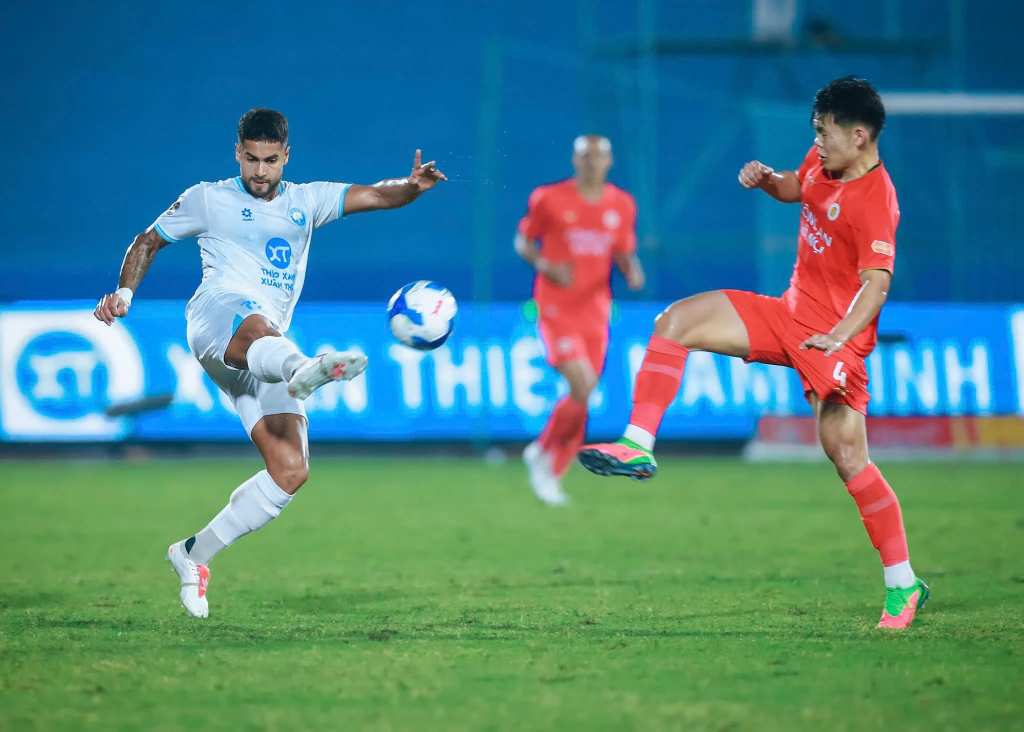
#> input picture outputs/09.11.2026/images/Tin_01_6.jpg, 2048 x 1463 px (shown at 1/2 size)
$ python collect_weekly_images_09_11.py
#> lines starting #> are read from the running program, lines starting #| are printed output that depends on the picture
#!/usr/bin/env python3
# -*- coding: utf-8 -*-
"""
collect_weekly_images_09_11.py — Kế thừa và thu thập trọn bộ ~202 ảnh cho 25 bản tin tuần 09.11.2026
Đồng thời tạo Contact Sheet QA 25 cảnh và 5 bảng Overview tổng hợp.
"""

import sys
sys.dont_write_bytecode = True

import os
import io
import time
import json
import shutil
import threading
from concurrent.futures import ThreadPoolExecutor, as_completed
from pathlib import Path
from typing import Dict, Any, List, Optional, Tuple

import requests
from PIL import Image, ImageDraw, ImageFont
from ddgs import DDGS

ROOT = Path(__file__).resolve().parent.parent
DAY_DIR = ROOT / "outputs" / "09.11.2026"
IMG_DIR = DAY_DIR / "images"
QA_DIR = DAY_DIR / "qa"
CACHE_DIR = Path.home() / "Library" / "Caches" / "DiemDoc" / "weekly_0911"
QCACHE_PATH = CACHE_DIR / "query_cache.json"

for d in (DAY_DIR, IMG_DIR, QA_DIR, CACHE_DIR):
    d.mkdir(parents=True, exist_ok=True)

MIN_RATIO = 1.15
MIN_WIDTH = 750
NEG_KW = " -game -mobile -esports -wallpaper -pes -fifa23 -eafc -vecteezy -shutterstock -alamy -gettyimages -dreamstime -istockphoto -cartoon -drawing -render -collage -logo -banner -shopee -lazada -tiki -product -shop"

BLOCKED_HOSTS = [
    "alamy", "gettyimages", "istockphoto", "shutter", "dreamstime", "123rf",
    "depositphotos", "stock.adobe", "freepik", "pinterest", "facebook.",
    "instagram.", "tiktok", "wallpaper", "alphacoders", "deviantart",
    "futbin", "futhead", "sofifa", "vectorstock", "storyblocks", "picfair",
    "vecteezy", "bigstock", "ebay", "etsy", "redbubble", "teepublic",
    "society6", "displate", "ytimg", "pngtree", "cgtrader", "footyheadlines",
    "webcamsus", "twimg", "idman.biz", "hudl", "videoblocks", "ftcdn",
    "fotolia", "huggingface", "hf.co", "pond5", "mixkit", "motionarray",
    "collage", "forum", "pinimg", "chatgpt", "screen_shot", "screenshot",
    "illustration", "sequence", "givemesportimages", "static-media.fox.com",
    "the18.com", "motionbgs", "watermark", "shopee", "lazada", "tiki",
    "susercontent", "alicdn", "taobao", "amazon"
]

UA = ("Mozilla/5.0 (Macintosh; Intel Mac OS X 10_15_7) AppleWebKit/537.36 "
      "(KHTML, like Gecko) Chrome/128.0.0.0 Safari/537.36")


# [8 lines left out: function ahash, not called in this run]


def hamming(a: int, b: int) -> int:
    return bin(a ^ b).count("1")


def load_json(path: Path, default: Any) -> Any:
    if path.exists():
        try:
            return json.loads(path.read_text(encoding="utf-8"))
        except Exception:
            return default
    return default


def save_json(path: Path, data: Any):
    path.write_text(json.dumps(data, ensure_ascii=False, indent=2), encoding="utf-8")


def host_blocked(url: str) -> bool:
    low = url.lower()
    return any(b in low for b in BLOCKED_HOSTS) or "watermark" in low


def is_valid_image(p: Path) -> bool:
    if not p.exists() or p.stat().st_size < 25_000:
        return False
    try:
        with Image.open(p) as img:
            w, h = img.size
            if w < MIN_WIDTH or h == 0 or (w / h) < MIN_RATIO:
                return False
        return True
    except Exception:
        return False


class ImageCollector:
    def __init__(self):
        self.qcache = load_json(QCACHE_PATH, {})
        self.lock = threading.Lock()
        self.scene_hashes: Dict[int, List[int]] = {}

    def search(self, query: str) -> List[Dict[str, Any]]:
        clean_q = query.strip()
        key = clean_q + "|" + NEG_KW
        with self.lock:
            if key in self.qcache and self.qcache[key]:
                return self.qcache[key]

        for attempt in range(3):
            try:
                time.sleep(0.3)
                with DDGS() as ddgs:
                    res = ddgs.images(
                        clean_q + NEG_KW,
                        region="us-en",
                        safesearch="off",
                        size="Large",
                        layout="Wide",
                        max_results=30
                    )
                res = list(res)
                if res:
                    with self.lock:
                        self.qcache[key] = res
                        save_json(QCACHE_PATH, self.qcache)
                    return res
                time.sleep(1.0)
            except Exception:
                time.sleep(1.5 * (attempt + 1))
        return []

    # [20 lines left out: function fetch, not called in this run]

    def collect_slot(self, record: Dict[str, Any]) -> bool:
        sc_id = record["scene_id"]
        fname = record["file_name"]
        out_path = IMG_DIR / fname

        if is_valid_image(out_path):
            try:
                with Image.open(out_path) as im:
                    h = ahash(im)
                    with self.lock:
                        self.scene_hashes.setdefault(sc_id, []).append(h)
                return True
            except Exception:
                pass

        queries = [record["query"]]
        words = record["query"].split()
        if len(words) > 4:
            queries.append(" ".join(words[:4]) + " match action editorial")
            queries.append(" ".join(words[:3]) + " high resolution photo")

        for q in queries:
            cands = self.search(q)
            cands.sort(key=lambda c: int(c.get("width") or 0), reverse=True)

            for cand in cands[:25]:
                u = cand.get("image")
                if not u or host_blocked(u):
                    continue
                img = self.fetch(u)
                if img is None:
                    continue

                h = ahash(img)
                with self.lock:
                    existing_hashes = self.scene_hashes.get(sc_id, [])
                    is_duplicate = any(hamming(h, eh) <= 6 for eh in existing_hashes)
                    if is_duplicate:
                        continue
                    existing_hashes.append(h)
                    self.scene_hashes[sc_id] = existing_hashes

                img.save(out_path, format="JPEG", quality=95, optimize=True)
                return True

        return False


def copy_inherited_images():
    """Kế thừa ảnh đã duyệt QA từ outputs/Orther/."""
    print("=== [BƯỚC 1] KẾ THỪA ẢNH TỪ OUTPUTS/ORTHER ===")

    inherited_map = {
        # Tin 1: Ronaldo giã từ ĐTQG (12 ảnh từ 06.11.2026 Tin_01)
        1: [ROOT / "outputs" / "Orther" / "06.11.2026" / "images" / f"Tin_01_{i}.jpg" for i in range(1, 13)],
        # Tin 2: Góc khuất Ronaldo Jorge Jesus (10 ảnh từ 06.11.2026 Tin_02)
        2: [ROOT / "outputs" / "Orther" / "06.11.2026" / "images" / f"Tin_02_{i}.jpg" for i in range(1, 11)],
        # Tin 3: Como 9-1 Lens (12 ảnh từ 05.11.2026 Tin_02)
        3: [ROOT / "outputs" / "Orther" / "05.11.2026" / "images" / f"Tin_02_{i}.jpg" for i in range(1, 13)],
        # Tin 4: Real Madrid 3-2 AEK Athens (12 ảnh từ 05.11.2026 Tin_01)
        4: [ROOT / "outputs" / "Orther" / "05.11.2026" / "images" / f"Tin_01_{i}.jpg" for i in range(1, 13)],
        # Tin 5: Haaland Leipzig 3-2 (6 ảnh từ 05.11.2026 Tin_03)
        5: [ROOT / "outputs" / "Orther" / "05.11.2026" / "images" / f"Tin_03_{i}.jpg" for i in range(1, 7)],
        # Tin 6: Liverpool Fenerbahce 2-3 (6 ảnh từ 05.11.2026 Tin_04)
        6: [ROOT / "outputs" / "Orther" / "05.11.2026" / "images" / f"Tin_04_{i}.jpg" for i in range(1, 7)],
        # Tin 7: Nottingham 3-1 Man City (12 ảnh từ 08.11.2026 Tin_01)
        7: [ROOT / "outputs" / "Orther" / "08.11.2026" / "images" / f"Tin_01_{i}.jpg" for i in range(1, 13)],
        # Tin 8: Man Utd thứ 18 (9 ảnh từ 08.11.2026 Tin_02)
        8: [ROOT / "outputs" / "Orther" / "08.11.2026" / "images" / f"Tin_02_{i}.jpg" for i in range(1, 10)],
        # Tin 12: Jesús de Miguel qua đời (10 ảnh từ 04.11.2026 Tin_02 & 03)
        12: [
            ROOT / "outputs" / "Orther" / "04.11.2026" / "images" / "Tin_02_1.jpg",
            ROOT / "outputs" / "Orther" / "04.11.2026" / "images" / "Tin_02_2.jpg",
            ROOT / "outputs" / "Orther" / "04.11.2026" / "images" / "Tin_02_3.jpg",
            ROOT / "outputs" / "Orther" / "04.11.2026" / "images" / "Tin_02_4.jpg",
            ROOT / "outputs" / "Orther" / "04.11.2026" / "images" / "Tin_02_5.jpg",
            ROOT / "outputs" / "Orther" / "04.11.2026" / "images" / "Tin_03_1.jpg",
            ROOT / "outputs" / "Orther" / "04.11.2026" / "images" / "Tin_03_2.jpg",
            ROOT / "outputs" / "Orther" / "04.11.2026" / "images" / "Tin_03_3.jpg",
            ROOT / "outputs" / "Orther" / "04.11.2026" / "images" / "Tin_03_4.jpg",
            ROOT / "outputs" / "Orther" / "04.11.2026" / "images" / "Tin_03_5.jpg",
        ],
        # Tin 13: Bi kịch va chạm sân cỏ (6 ảnh từ 04.11.2026 Tin_04)
        13: [ROOT / "outputs" / "Orther" / "04.11.2026" / "images" / f"Tin_04_{i}.jpg" for i in range(1, 7)],
        # Tin 14: 51 thẻ đỏ Brazil (6 ảnh từ 04.11.2026 Tin_01)
        14: [ROOT / "outputs" / "Orther" / "04.11.2026" / "images" / f"Tin_01_{i}.jpg" for i in range(1, 7)],
        # Tin 15: Bóng đá xe đạp Cycle-ball (6 ảnh từ 07.11.2026 Tin_01)
        15: [ROOT / "outputs" / "Orther" / "07.11.2026" / "images" / f"Tin_01_{i}.jpg" for i in range(1, 7)],
    }

    copied = 0
    for sc_id, src_list in inherited_map.items():
        for i, src in enumerate(src_list, 1):
            dst = IMG_DIR / f"Tin_{sc_id:02d}_{i}.jpg"
            if src.exists():
                shutil.copy2(src, dst)
                copied += 1
            else:
                print(f"  [CẢNH BÁO] Không tìm thấy ảnh nguồn: {src}")
    print(f"[OK] Đã kế thừa thành công {copied} ảnh sạch từ outputs/Orther/\n")


def build_plan_and_collect_new():
    """Lập danh sách truy vấn tìm ảnh mới và thu thập qua DDGS."""
    queries_for_new = {
        # Tin 8 bổ sung 3 ảnh: trận MU 4-4 Aston Villa
        (8, 10): "Joshua Zirkzee goal Aston Villa 4-4 2026 Manchester United",
        (8, 11): "Patrick Dorgu equalizer 90+6 Manchester United Aston Villa",
        (8, 12): "Manchester United vs Aston Villa 4-4 Old Trafford celebration",

        # Tin 9: Barcelona thắng ngược Atletico Madrid 2-1 (10 ảnh)
        (9, 1): "Fermin Lopez celebration Atletico Madrid Barcelona 2-1 Metropolitano",
        (9, 2): "Fermin Lopez goal Atletico Madrid vs Barcelona La Liga",
        (9, 3): "Atletico Madrid vs Barcelona Metropolitano 2026 match action",
        (9, 4): "Giuliano Simeone goal celebration Atletico Madrid Barcelona",
        (9, 5): "Hansi Flick Barcelona coach Metropolitano match",
        (9, 6): "Diego Simeone Atletico Madrid match Barcelona",
        (9, 7): "Lamine Yamal match action Atletico Madrid vs Barcelona",
        (9, 8): "Real Madrid vs Valencia Mestalla 3-0 2026 match",
        (9, 9): "Kylian Mbappe goal celebration Valencia Real Madrid 3-0",
        (9, 10): "Arda Guler Federico Valverde Valencia Real Madrid",

        # Tin 10: Chelsea thua sốc Sunderland 0-1 (6 ảnh)
        (10, 1): "Chelsea vs Sunderland 0-1 Premier League 2026 match",
        (10, 2): "Sunderland goal celebration Chelsea Stamford Bridge",
        (10, 3): "Cole Palmer Chelsea vs Sunderland disappointed",
        (10, 4): "VAR check controversy Premier League Chelsea Sunderland",
        (10, 5): "Enzo Fernandez Chelsea vs Sunderland action",
        (10, 6): "Sunderland players celebration victory Chelsea",

        # Tin 11: RB Leipzig 6-0 Frankfurt, Dortmund 2-2 Bremen (6 ảnh)
        (11, 1): "RB Leipzig 6-0 Eintracht Frankfurt Bundesliga celebration",
        (11, 2): "Benjamin Sesko RB Leipzig vs Frankfurt match",
        (11, 3): "Xavi Simons RB Leipzig vs Eintracht Frankfurt action",
        (11, 4): "Borussia Dortmund vs Werder Bremen 2-2 Signal Iduna Park",
        (11, 5): "Serhou Guirassy Borussia Dortmund vs Werder Bremen",
        (11, 6): "Dortmund players disappointed Werder Bremen draw",

        # Tin 16: ĐT Việt Nam triệu tập Olaha Mạnh Đức đấu Casper Cup (10 ảnh)
        (16, 1): "HLV Kim Sang-sik doi tuyen Viet Nam luyen tap",
        (16, 2): "Michael Olaha SLNA thi dau V-League",
        (16, 3): "Michael Olaha an mung ban thang SLNA",
        (16, 4): "Kyle Colonna Lương Chí Khải Ha Noi FC V-League",
        (16, 5): "Luong Chi Khai Kyle Colonna trung ve Viet kieu",
        (16, 6): "Doi tuyen Viet Nam tap luyen chuan bi Casper Cup",
        (16, 7): "San van dong Thien Truong Nam Dinh khan dai",
        (16, 8): "Nguyen Tien Linh doi tuyen Viet Nam tap luyen",
        (16, 9): "Quang Hai doi tuyen Viet Nam tap luyen",
        (16, 10): "Kim Sang-sik hop bao doi tuyen Viet Nam",

        # Tin 17: Nam Định giữ vững ngôi đầu, HAGL thoát đáy bảng (10 ảnh)
        (17, 1): "Thep Xanh Nam Dinh an mung chien thang Thien Truong",
        (17, 2): "CLB Nam Dinh vs Hong Linh Ha Tinh 2-1 V-League",
        (17, 3): "HLV Vu Hong Viet Thep Xanh Nam Dinh chi dao",
        (17, 4): "Hoang Anh Gia Lai an mung chien thang Pleiku",
        (17, 5): "HAGL vs Ha Noi FC 2-1 Pleiku V-League",
        (17, 6): "Chau Ngoc Quang HAGL thi dau Ha Noi FC",
        (17, 7): "Tran Minh Vuong HAGL thi dau Pleiku",
        (17, 8): "Cau thu Ha Noi FC that vong Pleiku",
        (17, 9): "Co dong vien Thep Xanh Nam Dinh Thien Truong",
        (17, 10): "Co dong vien HAGL san van dong Pleiku",

        # Tin 18: Công Phượng tỏa sáng giúp Đồng Nai thắng đầu tay (6 ảnh)
        (18, 1): "Nguyen Cong Phuong thi dau Dong Nai Truong Tuoi",
        (18, 2): "Cong Phuong an mung ban thang phat den",
        (18, 3): "Cong Phuong di bong giai hang Nhat",
        (18, 4): "CLB Dong Nai an mung chien thang SHB Da Nang",
        (18, 5): "Cong Phuong ao dau cau lac bo moi",
        (18, 6): "Nguyen Cong Phuong tap luyen san co",

        # Tin 19: Thể Công Viettel hòa Thanh Hóa 1-1 (6 ảnh)
        (19, 1): "The Cong Viettel vs Dong A Thanh Hoa 1-1 Hang Day",
        (19, 2): "Thu mon Nguyen Van Viet The Cong Viettel",
        (19, 3): "The do Nguyen Ba Tien Thanh Hoa The Cong Viettel",
        (19, 4): "Khuat Van Khang The Cong Viettel thi dau",
        (19, 5): "HLV Velizar Popov Thanh Hoa chi dao Hang Day",
        (19, 6): "Cau thu The Cong Viettel that vong chia diem",

        # Tin 20: CLB nữ TP.HCM dừng bước trước đại diện Hàn Quốc cúp C1 (6 ảnh)
        (20, 1): "CLB nu TP Ho Chi Minh AFC Women Champions League",
        (20, 2): "Huynh Nhu thi dau CLB nu TP Ho Chi Minh cup C1",
        (20, 3): "Hwacheon KSPO vs Ho Chi Minh City Women match",
        (20, 4): "Huynh Nhu an mung ban thang nu TP HCM",
        (20, 5): "Doi hinh CLB nu TP Ho Chi Minh chau A",
        (20, 6): "Co dong vien CLB bong da nu TP Ho Chi Minh",

        # Tin 21: Chia tay chảo lửa Long An trước ngày tháo dỡ (6 ảnh)
        (21, 1): "San van dong Long An khan dai co dong vien",
        (21, 2): "San van dong Long An chao lua mien Tay",
        (21, 3): "Tran cau chia tay san van dong Long An",
        (21, 4): "Co dong vien Dong Tam Long An tren khan dai",
        (21, 5): "San van dong Long An nhin tu tren cao",
        (21, 6): "Hinh anh lich su CLB Dong Tam Long An san nha",

        # Tin 22: Trần Quyết Chiến hạ Cho Myung-woo 50-23 (6 ảnh)
        (22, 1): "Tran Quyet Chien World Cup 3 Cushion Yanggu 2026",
        (22, 2): "Tran Quyet Chien danh bai Cho Myung-woo 50-23",
        (22, 3): "Cho Myung-woo World Cup Yanggu Korea Billiards",
        (22, 4): "Tran Quyet Chien carom 3 bang the gioi",
        (22, 5): "Tran Quyet Chien an mung chien thang billiards",
        (22, 6): "Dick Jaspers vs Tran Quyet Chien World Cup",

        # Tin 23: Carlos Alcaraz vô địch Paris Masters 2026 (6 ảnh)
        (23, 1): "Carlos Alcaraz champion Paris Masters 2026 trophy",
        (23, 2): "Carlos Alcaraz vs Ben Shelton final Paris Masters",
        (23, 3): "Carlos Alcaraz celebration Paris Masters 2026",
        (23, 4): "Ben Shelton Paris Masters final 2026 tennis",
        (23, 5): "Carlos Alcaraz forehand Paris Masters indoor",
        (23, 6): "Carlos Alcaraz trophy ceremony Paris Masters",

        # Tin 24: F1 Brazil GP: Lando Norris thắng dưới mưa, Mercedes vô địch sớm (6 ảnh)
        (24, 1): "Lando Norris McLaren winner Brazil GP 2026 Interlagos",
        (24, 2): "Lando Norris wet race celebration Brazil Grand Prix",
        (24, 3): "Mercedes F1 team World Constructors Championship 2026",
        (24, 4): "Interlagos rain race Brazil GP 2026 Formula 1",
        (24, 5): "Lando Norris podium champagne Brazil Grand Prix",
        (24, 6): "George Russell Lewis Hamilton Mercedes celebration 2026",

        # Tin 25: Trần Thị Thanh Thúy chuẩn bị rời Nhật Bản (6 ảnh)
        (25, 1): "Tran Thi Thanh Thuy Gunma Green Wings Japan",
        (25, 2): "Tran Thi Thanh Thuy bong chuyen nu Viet Nam",
        (25, 3): "Thanh Thuy đập bóng Gunma Green Wings",
        (25, 4): "Tran Thi Thanh Thuy an mung Gunma Green Wings",
        (25, 5): "Thanh Thuy doi tuyen bong chuyen nu Viet Nam",
        (25, 6): "Tran Thi Thanh Thuy VTV Binh Dien Long An",
    }

    records = []
    for (sc_id, idx), q in queries_for_new.items():
        records.append({
            "scene_id": sc_id,
            "image_index": idx,
            "file_name": f"Tin_{sc_id:02d}_{idx}.jpg",
            "query": q
        })

    # Lưu image_plan.json
    plan_path = DAY_DIR / "image_plan.json"
    save_json(plan_path, {"total_slots": len(records), "records": records})
    print(f"=== [BƯỚC 2] THU THẬP {len(records)} ẢNH MỚI QUA DDGS ===")

    collector = ImageCollector()
    success = 0
    with ThreadPoolExecutor(max_workers=3) as executor:
        f_map = {executor.submit(collector.collect_slot, r): r for r in records}
        for f in as_completed(f_map):
            r = f_map[f]
            sc_id, fname = r["scene_id"], r["file_name"]
            try:
                ok = f.result()
                if ok:
                    success += 1
                    print(f"  [OK] Scene {sc_id:02d} -> {fname}", flush=True)
                else:
                    print(f"  [FAIL] Scene {sc_id:02d} -> {fname} (query: {r['query']})", flush=True)
            except Exception as e:
                print(f"  [ERR] Scene {sc_id:02d} -> {fname} ({e})", flush=True)
#> (the call stopped at in search, `with DDGS() as ddgs:`: ddgs is not available in this run)

    print(f"[HOÀN THÀNH BƯỚC 2] Tải thành công {success}/{len(records)} ảnh mới.\n")


def generate_contact_sheets():
    """Tạo Contact Sheet QA cho 25 cảnh và 5 bảng Overview tổng hợp."""
    print("=== [BƯỚC 3] TẠO CONTACT SHEET QA (25 SCENES & 5 OVERVIEWS) ===")

    thethao_path = DAY_DIR / "thethao.json"
    items = load_json(thethao_path, [])
    titles_map = {it["id"]: it["title"] for it in items}

    # Font setup
    font_path = ROOT / "assets" / "fonts" / "Be_Vietnam_Pro" / "BeVietnamPro-Bold.ttf"
    if not font_path.exists():
        font_path = ROOT / "assets" / "fonts" / "Roboto" / "Roboto-Bold.ttf"

    try:
        title_font = ImageFont.truetype(str(font_path), 22)
        font = ImageFont.truetype(str(font_path), 14)
        ov_title_font = ImageFont.truetype(str(font_path), 28)
    except Exception:
        title_font = font = ov_title_font = ImageFont.load_default()

    overview_scenes = {}

    for sid in range(1, 26):
        imgs = sorted(list(IMG_DIR.glob(f"Tin_{sid:02d}_*.jpg")), key=lambda p: int(p.stem.split("_")[-1]))
        if not imgs:
            continue

        cols = 4 if len(imgs) >= 8 else 3
        rows = (len(imgs) + cols - 1) // cols
        tw, th = 320, 180
        header_h = 56
        sheet_w = cols * (tw + 12) + 12
        sheet_h = header_h + rows * (th + 36) + 12

        sheet = Image.new("RGB", (sheet_w, sheet_h), (7, 11, 20))
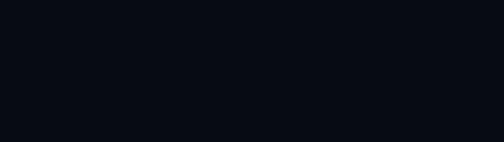
#> sheet: PIL image 1008x284 RGB (shown at 1/2 size); mean R, G, B 7, 11, 20
        draw = ImageDraw.Draw(sheet)

        stitle = titles_map.get(sid, f"Scene {sid:02d}")
        draw.text((16, 12), f"QA SCENE {sid:02d} — {stitle.upper()} ({len(imgs)} ẢNH)", fill=(0, 229, 255), font=title_font)
        draw.line([(16, 44), (sheet_w - 16, 44)], fill=(0, 229, 255), width=2)

        for i, f in enumerate(imgs):
            r, c = divmod(i, cols)
            x = 12 + c * (tw + 12)
            y = header_h + r * (th + 36)
            try:
                im = Image.open(f)
#> im is the input picture: PIL image 2048x1463 RGB; mean R, G, B 75.6, 131.4, 133
                orig_size = f"{im.size[0]}x{im.size[1]}"
                im.thumbnail((tw, th), Image.Resampling.LANCZOS)
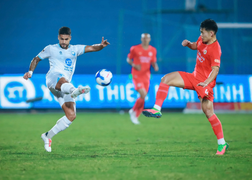
#> im: PIL image 252x180 RGB; mean R, G, B 75.7, 131.4, 133
                ox = x + (tw - im.size[0]) // 2
                oy = y + (th - im.size[1]) // 2
                sheet.paste(im, (ox, oy))
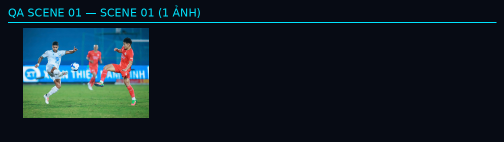
#> sheet: PIL image 1008x284 RGB (shown at 1/2 size); mean R, G, B 17.8, 32.9, 40.9
                draw.rectangle([(x, y), (x + tw, y + th)], outline=(30, 41, 59), width=1)
            except Exception:
                orig_size = "Error"

            label_txt = f"{f.name} ({orig_size})"
            draw.text((x + 2, y + th + 6), label_txt, fill=(255, 210, 90), font=font)

        out_qa = QA_DIR / f"contact_scene_{sid:02d}.jpg"
        sheet.save(out_qa, "JPEG", quality=88)
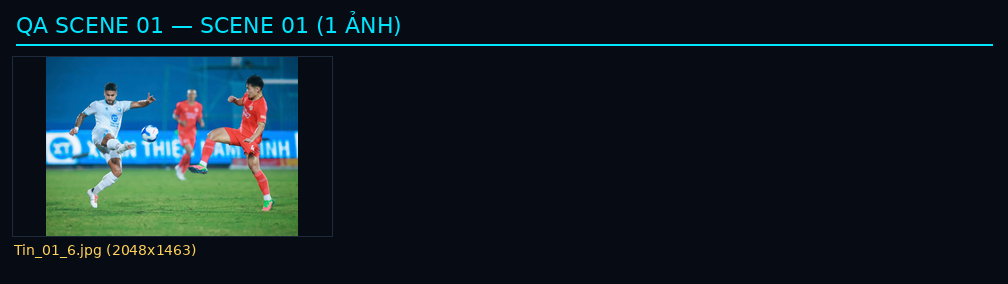
#> saved as contact_scene_01.jpg: PIL image 1008x284 RGB; mean R, G, B 18.3, 33.3, 41.1
        print(f"  [OK] Đã lưu bảng cảnh: {out_qa.name}")

        # Thumbnail cho Overview
        thumb_im = sheet.copy()
        thumb_im.thumbnail((620, 420), Image.Resampling.LANCZOS)
        overview_scenes[sid] = thumb_im

    # Sinh 5 bảng Overview (Mỗi bảng 5 scenes: 1-5, 6-10, 11-15, 16-20, 21-25)
    ranges = [
        (1, 5, "overview_scenes_01_05.jpg"),
        (6, 10, "overview_scenes_06_10.jpg"),
        (11, 15, "overview_scenes_11_15.jpg"),
        (16, 20, "overview_scenes_16_20.jpg"),
        (21, 25, "overview_scenes_21_25.jpg")
    ]
#> ranges = [(1, 5, 'overview_scenes_01_05.jpg'), (6, 10, 'overview_scenes_06_10.jpg'), (11, 15, 'overview_scenes_11_15.jpg'), (16, 20, 'overview_scenes_16_20.jpg'), (21, 25, 'overview_scenes_21_25.jpg')]
#> (the rest of the program and of its run is left out)
